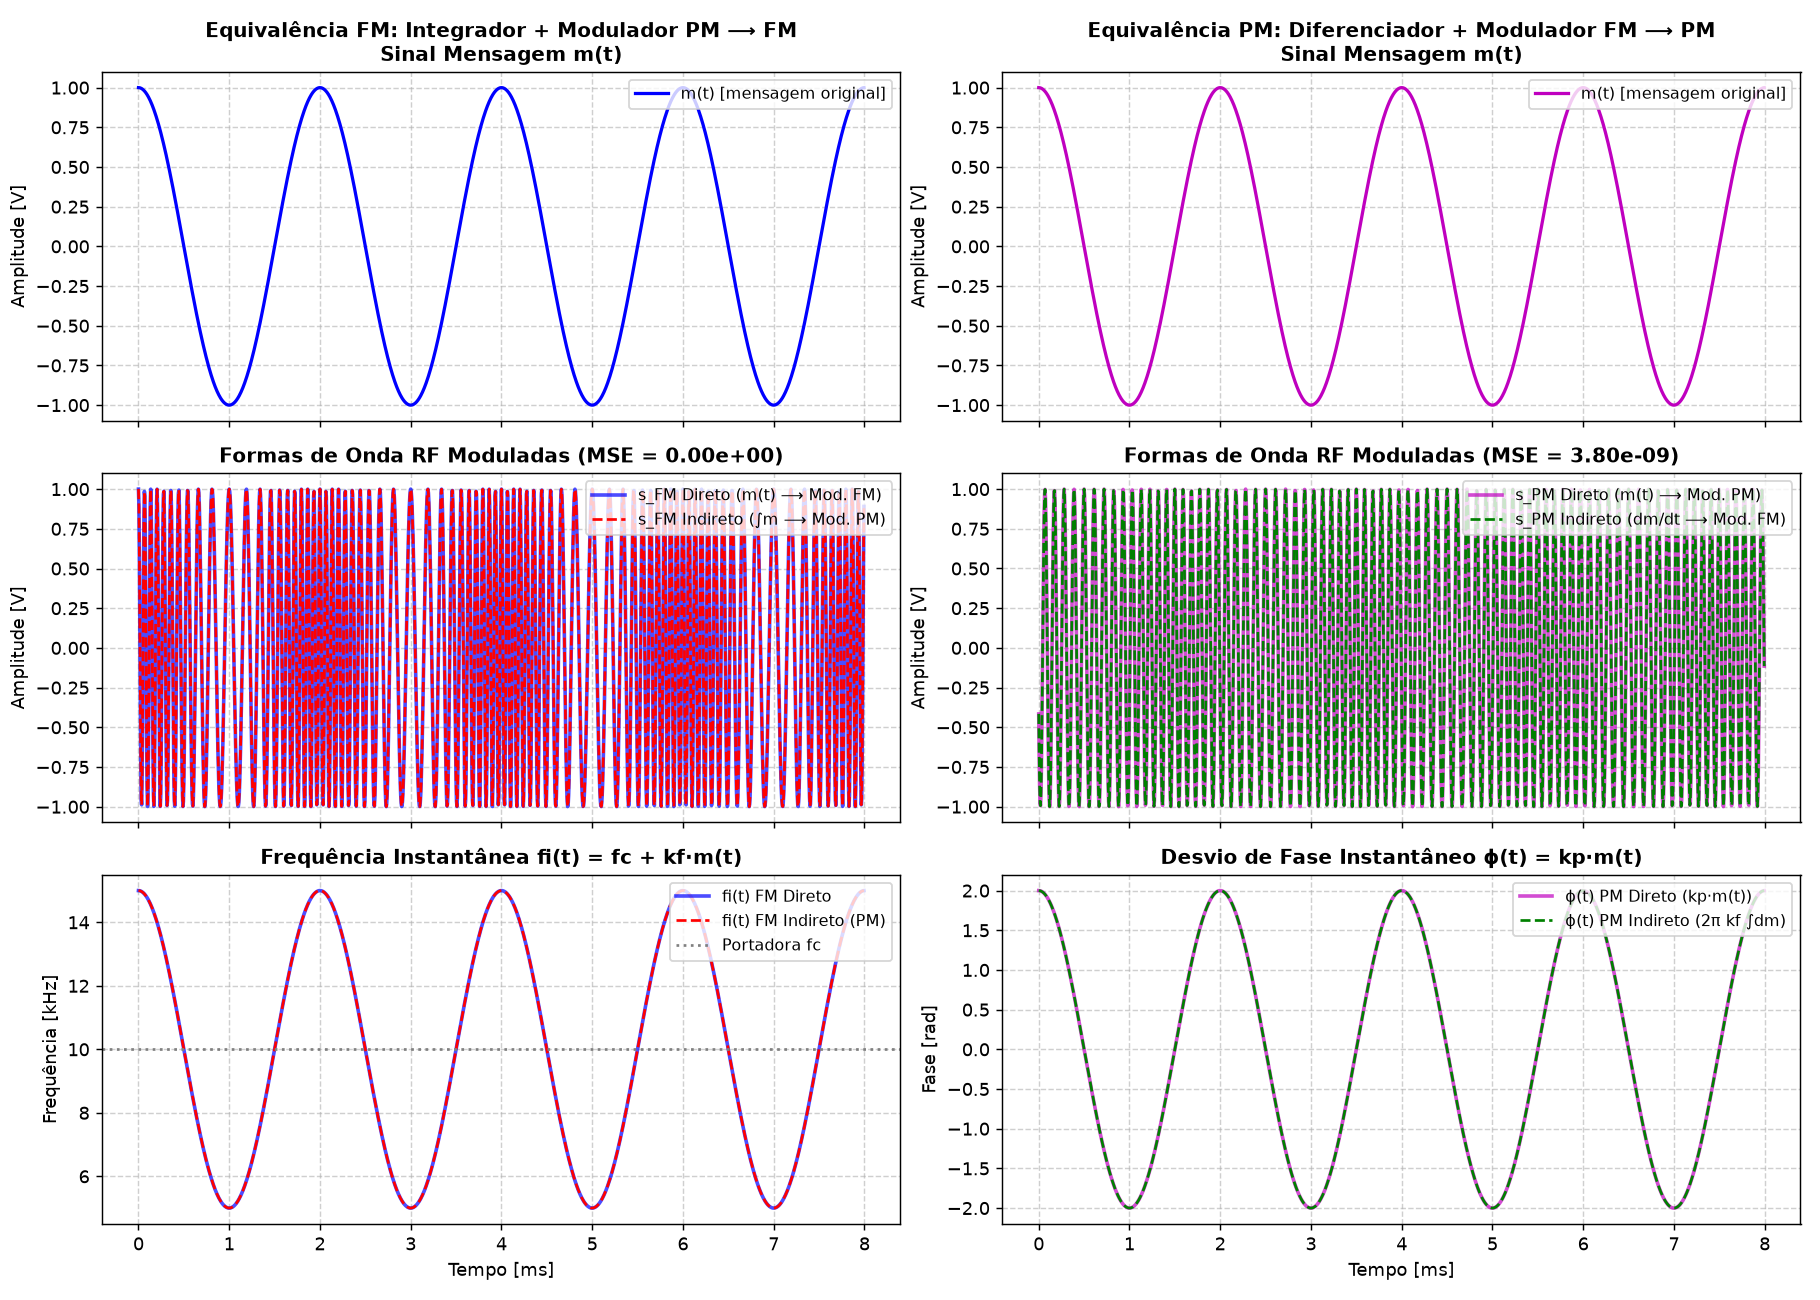

Python code for this plot:
"""
Simulação 8 — Modulação Angular: Equivalência e Relações entre FM e PM
======================================================================

Objetivo:
---------
Demonstrar e comprovar numericamente que:
  a) Um modulador PM alimentado pela integral ∫ m(τ) dτ equivale a um modulador FM direto.
     (Integrador + Modulador PM ⟶ Modulador FM)
  b) Um modulador FM alimentado pela derivada dm(t)/dt equivale a um modulador PM direto.
     (Diferenciador + Modulador FM ⟶ Modulador PM)

Além disso, analisa a equivalência para sinais senoidais no caso de dupla integração
e dupla diferenciação descritas na formulação literal da questão.
"""

import numpy as np
import matplotlib.pyplot as plt
from scipy.signal import hilbert

from signals import (
    Parametros,
    vetor_tempo,
    mensagem,
    modula_fm_direto,
    modula_fm_indireto,
    modula_pm_direto,
    modula_pm_indireto,
)


def extrai_fase_e_frequencia(sinal: np.ndarray, fs: float):
    """
    Extrai a fase instantânea desdobrada (rad) e a frequência instantânea (Hz)
    usando a transformada de Hilbert analítica e a derivada central.
    """
    sinal_analitico = hilbert(sinal)
    fase_inst = np.unwrap(np.angle(sinal_analitico))
    dt = 1.0 / fs
    freq_inst = np.gradient(fase_inst, dt) / (2.0 * np.pi)
    return fase_inst, freq_inst


def calcula_mse(sinal1: np.ndarray, sinal2: np.ndarray, margem: float = 0.08):
    """
    Calcula o Erro Quadrático Médio (MSE) total e no miolo (descartando bordas)
    para evitar contaminações numéricas de extremidade (efeito de borda da derivada).
    """
    erro = sinal1 - sinal2
    mse_total = float(np.mean(erro ** 2))
    k = int(len(erro) * margem)
    mse_miolo = float(np.mean(erro[k:-k] ** 2)) if k > 0 else mse_total
    return mse_total, mse_miolo


def main():
    p = Parametros()
    t = vetor_tempo(p)
    m = mensagem(t, p)

    # -------------------------------------------------------------------------
    # Caso 1: FM Direto vs FM Indireto (Integrador + Modulador PM)
    # -------------------------------------------------------------------------
    # FM Direto: kf = delta_f / Am
    s_fm_direto = modula_fm_direto(t, m, p)
    # FM Indireto: Integrador + PM com kp_eq = 2*pi*kf
    s_fm_indireto = modula_fm_indireto(t, m, p)

    mse_fm_total, mse_fm_miolo = calcula_mse(s_fm_direto, s_fm_indireto)

    fase_fm_dir, fi_fm_dir = extrai_fase_e_frequencia(s_fm_direto, p.fs)
    fase_fm_ind, fi_fm_ind = extrai_fase_e_frequencia(s_fm_indireto, p.fs)

    # -------------------------------------------------------------------------
    # Caso 2: PM Direto vs PM Indireto (Diferenciador + Modulador FM)
    # -------------------------------------------------------------------------
    # PM Direto: kp = desvio_fase / Am
    s_pm_direto = modula_pm_direto(t, m, p)
    # PM Indireto: Diferenciador + FM com kf_eq = kp / (2*pi)
    s_pm_indireto = modula_pm_indireto(t, m, p)

    mse_pm_total, mse_pm_miolo = calcula_mse(s_pm_direto, s_pm_indireto)

    fase_pm_dir, fi_pm_dir = extrai_fase_e_frequencia(s_pm_direto, p.fs)
    fase_pm_ind, fi_pm_ind = extrai_fase_e_frequencia(s_pm_indireto, p.fs)

    # -------------------------------------------------------------------------
    # Relatório no Terminal
    # -------------------------------------------------------------------------
    print("=" * 76)
    print("SIMULAÇÃO 8: RELAÇÃO E EQUIVALÊNCIA ENTRE MODULADORES FM E PM")
    print("=" * 76)
    print(f"Parâmetros da portadora: fc = {p.fc/1e3:.1f} kHz, Ac = {p.ac:.1f} V")
    print(f"Parâmetros da mensagem:  fm = {p.fm:.1f} Hz, Am = {p.am:.2f} V")
    print(f"Sensibilidades nominais: kf = {p.kf:.1f} Hz/V (Δf = {p.delta_f/1e3:.1f} kHz) | kp = {p.kp:.2f} rad/V")
    print("-" * 76)
    print("1. CASO FM: Integrador + Modulador PM (kp_eq = 2π kf)  <===>  Modulador FM Direto")
    print(f"   MSE total entre s_FM,direto(t) e s_FM,indireto(t):  {mse_fm_total:.3e}")
    print(f"   MSE no miolo (região útil central):                 {mse_fm_miolo:.3e}")
    if mse_fm_miolo < 1e-4:
        print("   -> CONCLUSÃO: Sinais IDÊNTICOS! Equivalência comprovada.")
    print("-" * 76)
    print("2. CASO PM: Diferenciador + Modulador FM (kf_eq = kp / 2π)  <===>  Modulador PM Direto")
    print(f"   MSE total entre s_PM,direto(t) e s_PM,indireto(t):  {mse_pm_total:.3e}")
    print(f"   MSE no miolo (região útil central):                 {mse_pm_miolo:.3e}")
    if mse_pm_miolo < 1e-4:
        print("   -> CONCLUSÃO: Sinais IDÊNTICOS! Equivalência comprovada.")
    print("=" * 76)

    # -------------------------------------------------------------------------
    # Plotagem dos Gráficos
    # -------------------------------------------------------------------------
    t_ms = t * 1e3
    # Zoom em 4 períodos da mensagem (8 ms) para visualização límpida das oscilações
    n_zoom = int(round((4.0 / p.fm) * p.fs))
    t_zoom = t_ms[:n_zoom]

    fig, axs = plt.subplots(3, 2, figsize=(14, 10), sharex='col')

    # --- Coluna 1: Equivalência FM ---
    # Linha 1: Mensagem e sua integral
    int_m = np.gradient(m, t)  # apenas para comparar ordem
    axs[0, 0].plot(t_zoom, m[:n_zoom], 'b-', label='m(t) [mensagem original]', linewidth=1.8)
    axs[0, 0].set_title('Equivalência FM: Integrador + Modulador PM ⟶ FM\nSinal Mensagem m(t)', fontsize=11, fontweight='bold')
    axs[0, 0].set_ylabel('Amplitude [V]')
    axs[0, 0].grid(True, linestyle='--', alpha=0.6)
    axs[0, 0].legend(loc='upper right', fontsize=9)

    # Linha 2: Sobreposição de formas de onda s_FM Direto vs s_FM Indireto
    axs[1, 0].plot(t_zoom, s_fm_direto[:n_zoom], 'b-', label='s_FM Direto (m(t) ⟶ Mod. FM)', linewidth=2.0, alpha=0.7)
    axs[1, 0].plot(t_zoom, s_fm_indireto[:n_zoom], 'r--', label='s_FM Indireto (∫m ⟶ Mod. PM)', linewidth=1.5)
    axs[1, 0].set_title(f'Formas de Onda RF Moduladas (MSE = {mse_fm_miolo:.2e})', fontsize=11, fontweight='bold')
    axs[1, 0].set_ylabel('Amplitude [V]')
    axs[1, 0].grid(True, linestyle='--', alpha=0.6)
    axs[1, 0].legend(loc='upper right', fontsize=9)

    # Linha 3: Frequência instantânea fi(t)
    axs[2, 0].plot(t_zoom, fi_fm_dir[:n_zoom] / 1e3, 'b-', label='fi(t) FM Direto', linewidth=2.0, alpha=0.7)
    axs[2, 0].plot(t_zoom, fi_fm_ind[:n_zoom] / 1e3, 'r--', label='fi(t) FM Indireto (PM)', linewidth=1.5)
    axs[2, 0].axhline(p.fc / 1e3, color='gray', linestyle=':', label='Portadora fc')
    axs[2, 0].set_title('Frequência Instantânea fi(t) = fc + kf·m(t)', fontsize=11, fontweight='bold')
    axs[2, 0].set_xlabel('Tempo [ms]')
    axs[2, 0].set_ylabel('Frequência [kHz]')
    axs[2, 0].grid(True, linestyle='--', alpha=0.6)
    axs[2, 0].legend(loc='upper right', fontsize=9)

    # --- Coluna 2: Equivalência PM ---
    # Linha 1: Mensagem e sua derivada
    dm_dt = np.gradient(m, t)
    axs[0, 1].plot(t_zoom, m[:n_zoom], 'm-', label='m(t) [mensagem original]', linewidth=1.8)
    axs[0, 1].set_title('Equivalência PM: Diferenciador + Modulador FM ⟶ PM\nSinal Mensagem m(t)', fontsize=11, fontweight='bold')
    axs[0, 1].set_ylabel('Amplitude [V]')
    axs[0, 1].grid(True, linestyle='--', alpha=0.6)
    axs[0, 1].legend(loc='upper right', fontsize=9)

    # Linha 2: Sobreposição de formas de onda s_PM Direto vs s_PM Indireto
    axs[1, 1].plot(t_zoom, s_pm_direto[:n_zoom], 'm-', label='s_PM Direto (m(t) ⟶ Mod. PM)', linewidth=2.0, alpha=0.7)
    axs[1, 1].plot(t_zoom, s_pm_indireto[:n_zoom], 'g--', label='s_PM Indireto (dm/dt ⟶ Mod. FM)', linewidth=1.5)
    axs[1, 1].set_title(f'Formas de Onda RF Moduladas (MSE = {mse_pm_miolo:.2e})', fontsize=11, fontweight='bold')
    axs[1, 1].set_ylabel('Amplitude [V]')
    axs[1, 1].grid(True, linestyle='--', alpha=0.6)
    axs[1, 1].legend(loc='upper right', fontsize=9)

    # Linha 3: Desvio de fase instantâneo phi(t)
    desvio_fase_dir = fase_pm_dir - 2.0 * np.pi * p.fc * t
    desvio_fase_ind = fase_pm_ind - 2.0 * np.pi * p.fc * t
    # Remove eventuais offsets residuais de integração
    desvio_fase_dir -= np.mean(desvio_fase_dir)
    desvio_fase_ind -= np.mean(desvio_fase_ind)

    axs[2, 1].plot(t_zoom, desvio_fase_dir[:n_zoom], 'm-', label='ϕ(t) PM Direto (kp·m(t))', linewidth=2.0, alpha=0.7)
    axs[2, 1].plot(t_zoom, desvio_fase_ind[:n_zoom], 'g--', label='ϕ(t) PM Indireto (2π kf ∫dm)', linewidth=1.5)
    axs[2, 1].set_title('Desvio de Fase Instantâneo ϕ(t) = kp·m(t)', fontsize=11, fontweight='bold')
    axs[2, 1].set_xlabel('Tempo [ms]')
    axs[2, 1].set_ylabel('Fase [rad]')
    axs[2, 1].grid(True, linestyle='--', alpha=0.6)
    axs[2, 1].legend(loc='upper right', fontsize=9)

    fig.tight_layout()
    nome_fig = 'simulacao8_equivalencia.png'
    fig.savefig(nome_fig, dpi=130)
    print(f"\n[OK] Gráfico comparativo gerado e salvo em '{nome_fig}'.")
    plt.close(fig)


if __name__ == '__main__':
    main()
